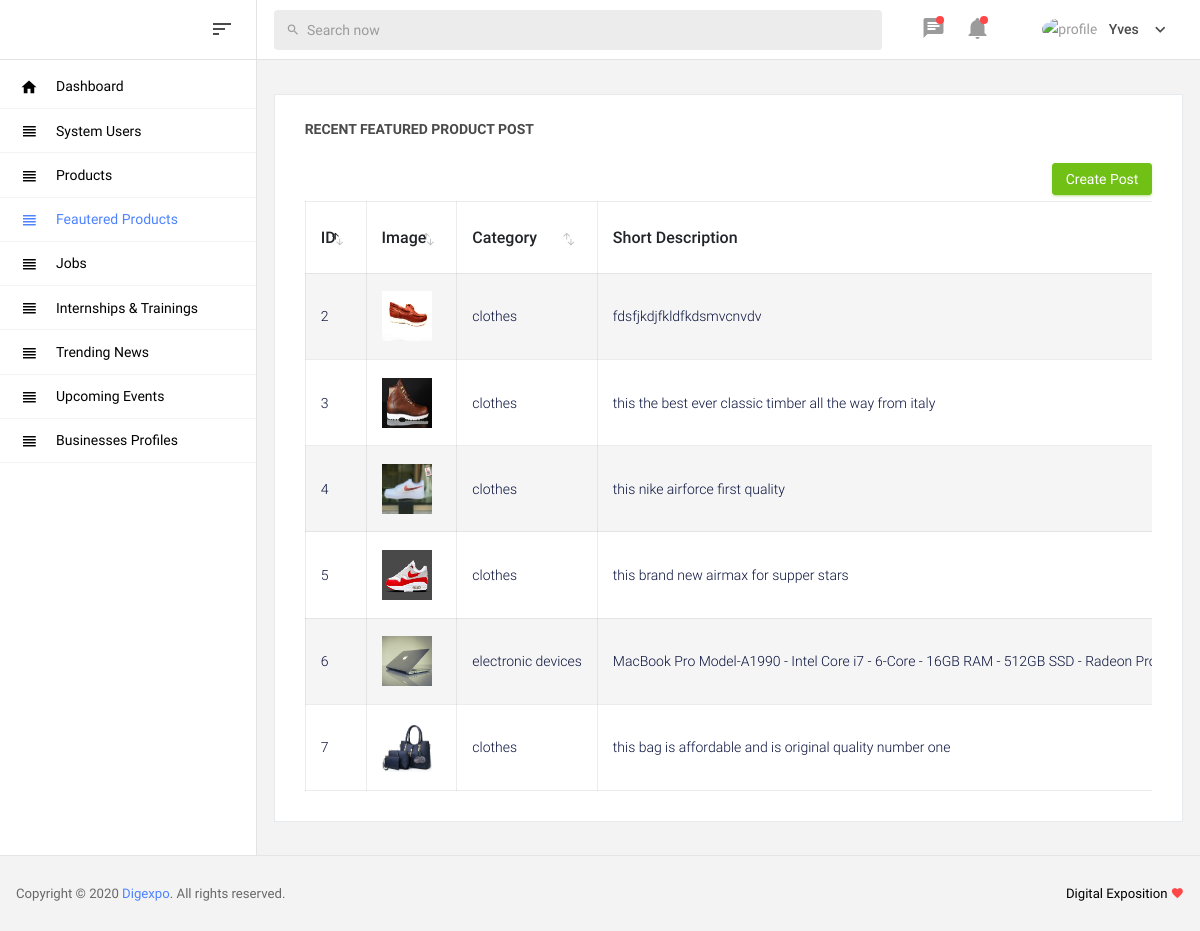
The page /admin/featured-products.php on the database its author committed.
### tables this page shows
CREATE TABLE `featured_products` (
  `featured_product_id` int(11) NOT NULL,
  `images` varchar(5000) NOT NULL,
  `category` varchar(255) NOT NULL,
  `short_description` text NOT NULL,
  `phone` varchar(255) NOT NULL,
  `side` varchar(255) NOT NULL,
  `upload_date` date NOT NULL
);

### admin/featured-products.php (the view, shortened to what this page needs)
<!DOCTYPE html>
<html>
<?php include('includes/UIStyles.php');
?>
<body>
    <div class="container-scroller">
		<?php include("includes/navbar.php");?>
		<div class="container-fluid page-body-wrapper">
			<?php include("includes/sidebar.php"); ?>
			<div class="main-panel">
		        <div class="content-wrapper">
                    <div class="row">
			            <div class="col-md-12 stretch-card">
			                <div class="card">
				                <div class="card-body">
				                    <p class="card-title">Recent Featured Product Post</p>
				                    <div align="right"><button type="button" class="btn btn-success btn-sm" data-toggle="modal" data-target="#largeLargeModal">Create Post</button></div>
				                        <div class="table-responsive">
						                    <table id="recent-purchases-listing" class="table">
						                        <thead>
							                        <tr>
                                                        <th>ID</th>
                                                        <th>Image</th>
                                                        <th>Category</th>
                                                        <th>Short Description</th>
						                            </tr>
					                            </thead>
                                                <?php
                                                    include('DataBaseConnection.php');
                                                    $sql="SELECT * FROM featured_products ORDER BY featured_product_id DESC";
                                                    $stmt = $conn->prepare($sql);
                                                    $stmt ->execute();
                                                    $result = $stmt->get_result();
                                                    if($result->num_rows > 0){
                                                        while ($row = $result->fetch_assoc()) {
                                                ?>
                                                <tr>
                                                    <td><?php echo $row['featured_product_id']; ?></td>
													<td><img  src="../p_img/<?php echo $row['images']; ?>"></td>
                                                    <td><?php echo $row['category']; ?></td>
                                                    <td><?php echo $row['short_description']; ?></td>
                                                </tr>
                                                <?php
                                                        }
                                                    }
												?>
                                            </table>
                                        </div>
                                    </div>
                                </div>
                            </div>
                        </div>
			        </div>
			    </div>
		    </div>
	    </div>
    <?php include('includes/footer.php');?>
</body>
</html>

### rows shown on the page
featured_products: featured_product_id "7", images (picture), category "clothes", short_description "this bag is affordable and is original quality number one"
featured_products: featured_product_id "6", images (picture), category "electronic devices", short_description "MacBook Pro Model-A1990 - Intel Core i7 - 6-Core - 16GB RAM - 512GB SSD - Radeon…"
featured_products: featured_product_id "5", images (picture), category "clothes", short_description "this brand new airmax for supper stars"
featured_products: featured_product_id "4", images (picture), category "clothes", short_description "this nike airforce first quality"
featured_products: featured_product_id "3", images (picture), category "clothes", short_description "this the best ever classic timber all the way from italy"
featured_products: featured_product_id "2", images (picture), category "clothes", short_description "fdsfjkdjfkldfkdsmvcnvdv"
